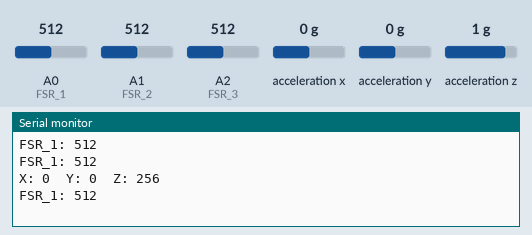
Simulated run of this sketch. Board: Arduino Uno, built with avr-gcc and run on an emulated ATmega328P. On the bench: the last lines printed to the serial monitor. Wiring (inferred from the names in the program): ADXL345 accelerometer at I2C address 0x53. The inputs (shaded band) are chosen by the test bench; at power-on: acceleration x 0 g, A0 (FSR_1) = 512, acceleration y 0 g, acceleration z 1 g, A1 (FSR_2) = 512, A2 (FSR_3) = 512. Random numbers use the default seed unless the sketch sets one.

Above: at 1.2 s.
1.3 s: acceleration x set to -1.4 g
At 2.0 s:
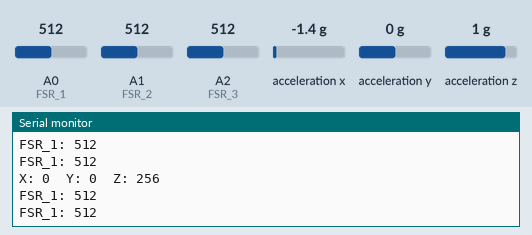
11.9 s: A0 (FSR_1) set to 335
At 12.5 s:
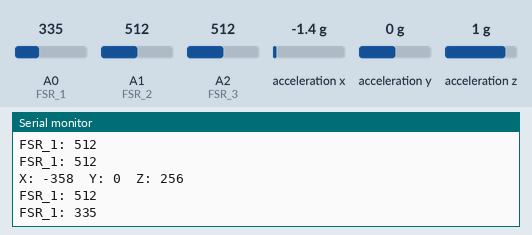
14.9 s: acceleration y set to -1.4 g
At 15.6 s:
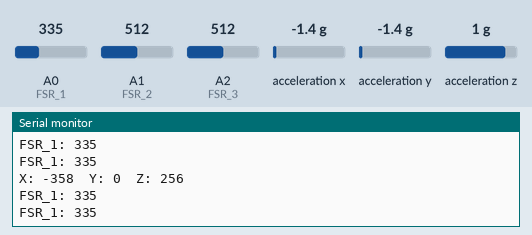
16.4 s: acceleration z set to -1.4 g
At 16.4 s:
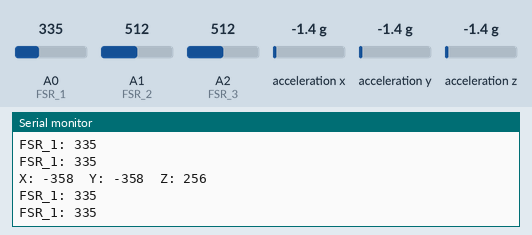
17.9 s: A0 (FSR_1) set to 355
At 18.3 s:
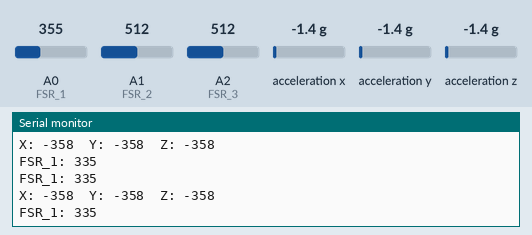
Timing chart, 0 to 20.4 s (numbered marks = the images above; inputs shaded):
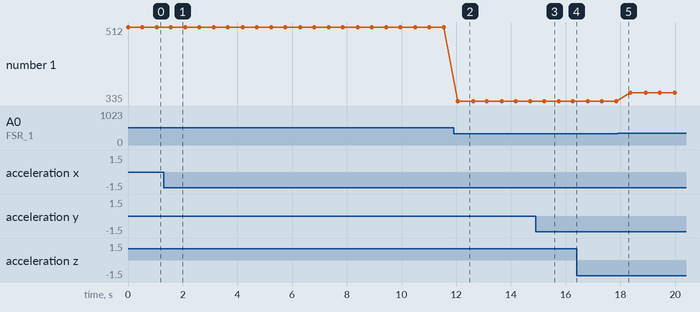

Measured:
- after the input at 11.9 s, the serial monitor: prints a new line after 0.16 s (image 2)
- plotted number 1: 512 → 335 after the input at 11.9 s, 335 → 355 after the input at 17.9 s

The sketch:

app.ino
```cpp
// Declaració de les llibreries necessaries
#include <SoftwareSerial.h>
#include <Wire.h>
#include "Arduino.h"
#include "ADXL345.h"
#include "I2Cdev.h"
#include "MAX30105.h"
#include "spo2_algorithm.h"

// Definicions del programa
#define BT_SERIAL_TX 8      // Communicació amb el mòdul Bluetooth al pin TXD.
#define BT_SERIAL_RX 9      // Communicació amb el mòdul Bluetooth al pin RXD.
#define SERIAL_BAUD 9600    // Baudrate de la connexió serial del dispositiu
#define BLE_BAUD 9600       // Baudrate de la connexió BLE del dispositiu

// Inicialització dels pins analogics
int FSR_1 = 0;     // Sensor FSR_1 Connectat al pin a0
int FSR_2 = 1;     // Sensor FSR_1 Connectat al pin a1
int FSR_3 = 2;     // Sensor FSR_1 Connectat al pin a2
int NTC = 3;       // Sensor NTC Connectat al pin a3

// Variables globals i objectes
SoftwareSerial BluetoothSerial(BT_SERIAL_TX, BT_SERIAL_RX); // Inicialització del port SoftwareSerial.
int16_t adxlAx, adxlAy, adxlAz;   // Variables XYZ necessaries pel sensor ADXL345.
ADXL345 adxl;                     // Inicialització de l'objecte de l'accelerometre.
MAX30105 particleSensor;          // Inicialització de l'objecte de pulsioxometre

const unsigned long eventTime_NTC = 10000;        // Tasca 1: Lectura del sensor NTC cada 1000 ms. (10 lectures per segon).
const unsigned long eventTime_MAX30102 = 6000;  // Tasca 5: Lectura del sensor MAX30102 cada 60000 ms. (1 lectura per minut).
const unsigned long eventTime_ADXL345 = 1000;     // Tasca 6: Lectura del sensor ADXL345 cada 100ms. (10 lectures per segon).

unsigned long previousTime_NTC = 0;        // Tasca 1: Lectura del sensor NTC cada 1000 ms. (1 lectura per segon).
unsigned long previous_MAX30102 = 0;  // Tasca 5: Lectura del sensor MAX30102 cada 60000 ms. (1 lectura per minut).
unsigned long previous_ADXL345 = 0;     // Tasca 6: Lectura del sensor ADXL345 cada 100ms. (10 lectures per segon).

void setup() {
  Serial.begin(SERIAL_BAUD);
  BluetoothSerial.begin(BLE_BAUD);

  //adxl.init(); // Inicialització de l'accelerometre


  /* NOMÉS EN CAS DE FER SERVIR Arduino Leonardo*/

  // Inicialitzem el pulsioxometre
  if (!particleSensor.begin(Wire, I2C_SPEED_FAST)) //Utilitza el port I2C per defecte, a una velocitat de 400 kHz
  {
    Serial.println("No s'ha trobat el sensor MAX30105. Comprova el cablejat / alimentació.");
    while (1);
  }

  byte ledBrightness = 60; //Opcions: 0=Off to 255=50mA
  byte sampleAverage = 4; //Opcions: 1, 2, 4, 8, 16, 32
  byte ledMode = 3; //Opcions: 1 = Red only, 2 = Red + IR, 3 = Red + IR + Green
  byte sampleRate = 100; //Opcions: 50, 100, 200, 400, 800, 1000, 1600, 3200
  int pulseWidth = 411; //Opcions: 69, 118, 215, 411
  int adcRange = 4096; //Opcions: 2048, 4096, 8192, 16384

  particleSensor.setup(ledBrightness, sampleAverage, ledMode, sampleRate, pulseWidth, adcRange); //Configurem el sensor amb les variables recomanades pel fabricant.


  // Només en el cas que estiguem fent servir la placa Arduino UNO
  randomSeed(analogRead(0));

}

void loop() {
  // Variables de funció
  unsigned long currentTime = millis(); // Temps des que s'ha inicialitzat l'Arduino
  int fsr_1_read = analogRead(FSR_1); // Tasca 2: Lectura del sensor FSR_1 quan sigui superior a 20g (valor 200).
  int fsr_2_read = analogRead(FSR_2); // Tasca 3: Lectura del sensor FSR_2 quan sigui superior a 20g (valor 200).
  int fsr_3_read = analogRead(FSR_3); // Tasca 4: Lectura del sensor FSR_3 quan sigui superior a 20g (valor 200).
  int ntc_read = 0;

  // Tasca 1 (1 Lectura per segon)
  if ( currentTime - previousTime_NTC >= eventTime_NTC ){
    // Tot el que es faci aqui dins, s'executarà cada 1 segon.

    ntc_read = analogRead(NTC);
    double temp_Kelvin = log(10000.0 * ((1024.0 / ntc_read - 1)));
    temp_Kelvin = 1 / (0.001129148 + (0.000234125 + (0.0000000876741 * temp_Kelvin * temp_Kelvin )) * temp_Kelvin );
    float temp_Celcius = temp_Kelvin - 273.15;            // Convertim els Kelvin a Celcius
    float temp_Fahrenheit = (temp_Celcius * 9.0)/ 5.0 + 32.0;      // Convertim els Celcius a Fahrenheit
    Serial.println(String("NTC: ") + temp_Celcius);

    BluetoothSerial.println(String("NTC: ") + temp_Celcius);
    previousTime_NTC = currentTime;
  }

  // Tasca 5: Lectura del sensor MAX30102 cada 60000 ms. (1 lectura per minut).
  if ( currentTime - previous_MAX30102 >= eventTime_MAX30102 ){
    // Tot el que es faci aqui dins, s'executarà cada 1 minut.

    // Aquest codi comentat només funciona a la placa Arduino Leonardo degut a superar el 80% d'utilització de la memòria SRAM (2KB) de l'ATmega328 que porta la UNO
    // En cas d'utilitzar la ATmega32u4 que porta 2,5KB de memoria SRAM es podria fer lectura correcte de SPO2 i HR
    /*
    // Variables per al pulsioximetre
    // Arduino Uno no té prou SRAM per emmagatzemar 100 mostres de dades de leds IR i dades de leds vermells en format de 32 bits
    // Per resoldre aquest problema, es truncarà en 16bit MSB les dades mostrejades. Les mostres es converteixen en dades de 16 bits.
    uint16_t irBuffer[100]; // Dades del sensor LED d’infrarojos
    uint16_t redBuffer[100];  // Dades del sensor LED vermell

    int32_t bufferLength; // Longitud de les dades
    int32_t spo2; // Valor SPO2
    int8_t validSPO2; // Indicador per mostrar si el càlcul SPO2 és vàlid
    int32_t heartRate; // Valor de la freqüència cardíaca
    int8_t validHeartRate; // Indicador per mostrar si el càlcul de la freqüència cardíaca és vàlid

    bufferLength = 100; // Mida del buffer de 100 lectures mesurades en 4 segons de mostres a 25sps

    // Llegeix les primeres 100 mostres i determia l'abast del senyal
    for (byte i = 0 ; i < bufferLength ; i++){
      while (particleSensor.available() == false) // Hi ha noves dades?
        particleSensor.check(); // Mira al sensor si hi ha noves dades
      redBuffer[i] = particleSensor.getRed();
      irBuffer[i] = particleSensor.getIR();
      particleSensor.nextSample(); // Hem acabat amb aquesta mostra, així que mirem la mostra següent
    }

    // Calcula la freqüència cardíaca i SpO2 després de les primeres 100 mostres (primers 4 segons de mostres)
    maxim_heart_rate_and_oxygen_saturation(irBuffer, bufferLength, redBuffer, &spo2, &validSPO2, &heartRate, &validHeartRate);

    // Continuem prenent mostres del sensor MAX30102. La freqüència cardíaca i SpO2 es calculen cada 1 segon
    while(1){
      //Descartem els primers 25 conjunts de mostres de la memòria i desplaçem els darrers 75 conjunts de mostres a la part superior
      for (byte i = 25; i < 100; i++){
        redBuffer[i - 25] = redBuffer[i];
        irBuffer[i - 25] = irBuffer[i];
      }

      // Agafem les 25 mostres abans de calcular la freqüència cardíaca.
      for (byte i = 75; i < 100; i++) {
        while (particleSensor.available() == false) // Hi ha noves dades?
          particleSensor.check(); // Mira al sensor si hi ha noves dades

        redBuffer[i] = particleSensor.getRed();
        irBuffer[i] = particleSensor.getIR();
        particleSensor.nextSample(); // Hem acabat amb aquesta mostra, així que mirem la mostra següent

        // Mostrem les dades per pantalla
        Serial.print(String("BPM: ") + validHeartRate); Serial.print(F("\t"));
        Serial.println(String("SPO2: ") + validSPO2);
        BluetoothSerial.print(String("BPM: ") + validHeartRate); BluetoothSerial.print(F("\t"));
        BluetoothSerial.println(String("SPO2: ") + validSPO2);
      }

      // Després de recollir 25 noves mostres, recalculem HR i SP02
      maxim_heart_rate_and_oxygen_saturation(irBuffer, bufferLength, redBuffer, &spo2, &validSPO2, &heartRate, &validHeartRate);
    }
    */

    /*Només en cas de fer servir Arduino UNO*/
    int validHeartRate = random(55, 120);
    int validSPO2 = random(92, 99);
    // Mostrem les dades per pantalla
    Serial.print(String("BPM: ") + validHeartRate); Serial.print(F("\t"));
    Serial.println(String("SPO2: ") + validSPO2);
    BluetoothSerial.print(String("BPM: ") + validHeartRate); BluetoothSerial.print(F("\t"));
    BluetoothSerial.println(String("SPO2: ") + validSPO2);

    previous_MAX30102 = currentTime;
  }

  // Tasca 6: Lectura del sensor ADXL345 cada 100ms. (10 lectures per segon).
  if ( currentTime - previous_ADXL345 >= eventTime_ADXL345 ){
    // Tot el que es faci aqui dins, s'executarà cada 1 100ms.

    adxl.getAcceleration(&adxlAx, &adxlAy, &adxlAz);
    Serial.print(String("X: ") +adxlAx); Serial.print(F("\t"));
    Serial.print(String("Y: ") +adxlAy); Serial.print(F("\t"));
    Serial.println(String("Z: ") +adxlAz);

    BluetoothSerial.print(String("X ") + adxlAx); BluetoothSerial.print(F("\t"));
    BluetoothSerial.print(String("Y ") + adxlAy); BluetoothSerial.print(F("\t"));
    BluetoothSerial.println(String("Z ") + adxlAz);
    previous_ADXL345 = currentTime;
  }


  if (fsr_1_read > 200) {
    Serial.println(String("FSR_1: ") + fsr_1_read);
    BluetoothSerial.println(String("FSR_1: ") + fsr_1_read);
  }
  delay(500);

}
```

spo2_algorithm.h
```cpp
/** \file algorithm.h ******************************************************
*
* Project: MAXREFDES117#
* Filename: algorithm.h
* Description: This module is the heart rate/SpO2 calculation algorithm header file
*
* Revision History:
*\n 1-18-2016 Rev 01.00 SK Initial release.
*\n
*
* --------------------------------------------------------------------
*
* This code follows the following naming conventions:
*
*\n char              ch_pmod_value
*\n char (array)      s_pmod_s_string[16]
*\n float             f_pmod_value
*\n int32_t           n_pmod_value
*\n int32_t (array)   an_pmod_value[16]
*\n int16_t           w_pmod_value
*\n int16_t (array)   aw_pmod_value[16]
*\n uint16_t          uw_pmod_value
*\n uint16_t (array)  auw_pmod_value[16]
*\n uint8_t           uch_pmod_value
*\n uint8_t (array)   auch_pmod_buffer[16]
*\n uint32_t          un_pmod_value
*\n int32_t *         pn_pmod_value
*
* ------------------------------------------------------------------------- */
/*******************************************************************************
* Copyright (C) 2015 Maxim Integrated Products, Inc., All Rights Reserved.
*
* Permission is hereby granted, free of charge, to any person obtaining a
* copy of this software and associated documentation files (the "Software"),
* to deal in the Software without restriction, including without limitation
* the rights to use, copy, modify, merge, publish, distribute, sublicense,
* and/or sell copies of the Software, and to permit persons to whom the
* Software is furnished to do so, subject to the following conditions:
*
* The above copyright notice and this permission notice shall be included
* in all copies or substantial portions of the Software.
*
* THE SOFTWARE IS PROVIDED "AS IS", WITHOUT WARRANTY OF ANY KIND, EXPRESS
* OR IMPLIED, INCLUDING BUT NOT LIMITED TO THE WARRANTIES OF
* MERCHANTABILITY, FITNESS FOR A PARTICULAR PURPOSE AND NONINFRINGEMENT.
* IN NO EVENT SHALL MAXIM INTEGRATED BE LIABLE FOR ANY CLAIM, DAMAGES
* OR OTHER LIABILITY, WHETHER IN AN ACTION OF CONTRACT, TORT OR OTHERWISE,
* ARISING FROM, OUT OF OR IN CONNECTION WITH THE SOFTWARE OR THE USE OR
* OTHER DEALINGS IN THE SOFTWARE.
*
* Except as contained in this notice, the name of Maxim Integrated
* Products, Inc. shall not be used except as stated in the Maxim Integrated
* Products, Inc. Branding Policy.
*
* The mere transfer of this software does not imply any licenses
* of trade secrets, proprietary technology, copyrights, patents,
* trademarks, maskwork rights, or any other form of intellectual
* property whatsoever. Maxim Integrated Products, Inc. retains all
* ownership rights.
*******************************************************************************
*/
#ifndef SPO2_ALGORITHM_H_
#define SPO2_ALGORITHM_H_

#include <Arduino.h>

#define FS 25    //sampling frequency
#define BUFFER_SIZE (FS * 4)
#define MA4_SIZE 4 // DONOT CHANGE
#define min(x,y) ((x) < (y) ? (x) : (y))

//uch_spo2_table is approximated as  -45.060*ratioAverage* ratioAverage + 30.354 *ratioAverage + 94.845 ;
const uint8_t uch_spo2_table[184]={ 95, 95, 95, 96, 96, 96, 97, 97, 97, 97, 97, 98, 98, 98, 98, 98, 99, 99, 99, 99,
              99, 99, 99, 99, 100, 100, 100, 100, 100, 100, 100, 100, 100, 100, 100, 100, 100, 100, 100, 100,
              100, 100, 100, 100, 99, 99, 99, 99, 99, 99, 99, 99, 98, 98, 98, 98, 98, 98, 97, 97,
              97, 97, 96, 96, 96, 96, 95, 95, 95, 94, 94, 94, 93, 93, 93, 92, 92, 92, 91, 91,
              90, 90, 89, 89, 89, 88, 88, 87, 87, 86, 86, 85, 85, 84, 84, 83, 82, 82, 81, 81,
              80, 80, 79, 78, 78, 77, 76, 76, 75, 74, 74, 73, 72, 72, 71, 70, 69, 69, 68, 67,
              66, 66, 65, 64, 63, 62, 62, 61, 60, 59, 58, 57, 56, 56, 55, 54, 53, 52, 51, 50,
              49, 48, 47, 46, 45, 44, 43, 42, 41, 40, 39, 38, 37, 36, 35, 34, 33, 31, 30, 29,
              28, 27, 26, 25, 23, 22, 21, 20, 19, 17, 16, 15, 14, 12, 11, 10, 9, 7, 6, 5,
              3, 2, 1 } ;
static  int32_t an_x[ BUFFER_SIZE]; //ir
static  int32_t an_y[ BUFFER_SIZE]; //red


#if defined(ARDUINO_AVR_UNO)
//Arduino Uno doesn't have enough SRAM to store 100 samples of IR led data and red led data in 32-bit format
//To solve this problem, 16-bit MSB of the sampled data will be truncated.  Samples become 16-bit data.
void maxim_heart_rate_and_oxygen_saturation(uint16_t *pun_ir_buffer, int32_t n_ir_buffer_length, uint16_t *pun_red_buffer, int32_t *pn_spo2, int8_t *pch_spo2_valid, int32_t *pn_heart_rate, int8_t *pch_hr_valid);
#else
void maxim_heart_rate_and_oxygen_saturation(uint32_t *pun_ir_buffer, int32_t n_ir_buffer_length, uint32_t *pun_red_buffer, int32_t *pn_spo2, int8_t *pch_spo2_valid, int32_t *pn_heart_rate, int8_t *pch_hr_valid);
#endif

void maxim_find_peaks(int32_t *pn_locs, int32_t *n_npks,  int32_t  *pn_x, int32_t n_size, int32_t n_min_height, int32_t n_min_distance, int32_t n_max_num);
void maxim_peaks_above_min_height(int32_t *pn_locs, int32_t *n_npks,  int32_t  *pn_x, int32_t n_size, int32_t n_min_height);
void maxim_remove_close_peaks(int32_t *pn_locs, int32_t *pn_npks, int32_t *pn_x, int32_t n_min_distance);
void maxim_sort_ascend(int32_t  *pn_x, int32_t n_size);
void maxim_sort_indices_descend(int32_t  *pn_x, int32_t *pn_indx, int32_t n_size);

#endif /* ALGORITHM_H_ */
```

Source omitted: ADXL345.h (12888 bytes)
